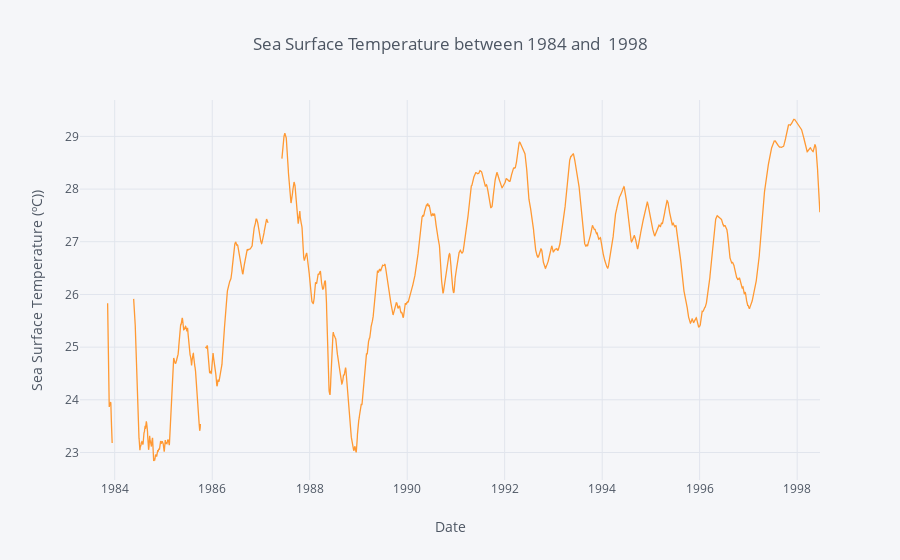

Notebook code for this chart:
### Code cell
g['s.s.temp.'].rolling(window= 30).mean().iplot(kind='line', xTitle='Date',
           yTitle='Sea Surface Temperature (ºC))', title='Sea Surface Temperature between 1984 and  1998')

### Figure 1 — Plotly figure (JSON) as saved in the notebook; plotly's stock layout.template omitted (floating-point values rounded to 4 significant figures; data arrays with more than 128 entries replaced by an {"elided": "..."} marker saying what was removed)
{"data": [{"line": {"color": "rgba(255, 153, 51, 1.0)", "dash": "solid", "shape": "linear", "width": 1.3}, "mode": "lines", "name": "s.s.temp.", "text": "", "type": "scatter", "uid": "85a0c726-f5cf-4c84-9b28-fcbfd06a9527", "x": {"elided": "5368 str values"}, "y": {"elided": "5368 mixed values"}}], "layout": {"legend": {"bgcolor": "#F5F6F9", "font": {"color": "#4D5663"}}, "paper_bgcolor": "#F5F6F9", "plot_bgcolor": "#F5F6F9", "title": {"font": {"color": "#4D5663"}, "text": "Sea Surface Temperature between 1984 and  1998"}, "xaxis": {"gridcolor": "#E1E5ED", "showgrid": true, "tickfont": {"color": "#4D5663"}, "title": {"font": {"color": "#4D5663"}, "text": "Date"}, "zerolinecolor": "#E1E5ED"}, "yaxis": {"gridcolor": "#E1E5ED", "showgrid": true, "tickfont": {"color": "#4D5663"}, "title": {"font": {"color": "#4D5663"}, "text": "Sea Surface Temperature (ºC))"}, "zerolinecolor": "#E1E5ED"}}}
